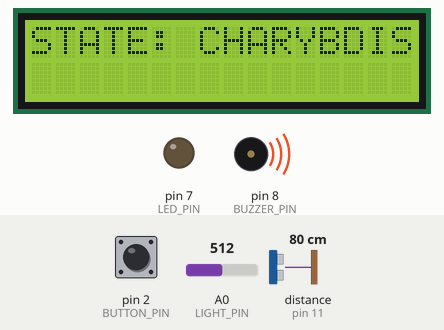
The sketch below on a simulated Arduino Uno, built with avr-gcc and run on an emulated ATmega328P. On the bench: 16×2 character LCD, output pins drawn as LEDs (lit = HIGH), buzzer (waves = sounding). Wiring (inferred from the names in the program): ultrasonic range finder: trigger pin 12; echo pin 11. The test bench sets the inputs (shaded band); at power-on: pin 2 (BUTTON_PIN) HIGH, distance to the obstacle (sensor on pin 11) 80 cm, A0 (LIGHT_PIN) = 512. The echo pulse lasts 58.3 µs per cm; pins used as bus, display or sensor lines are not drawn; what the sketch prints to the serial monitor is not drawn.

Above: at 1.2 s.
1.3 s: pin 2 (BUTTON_PIN) pulled LOW for 0.15 s
At 1.41 s:
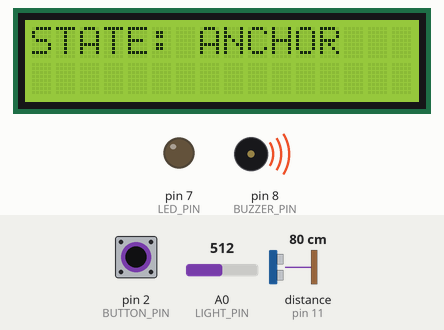
At 2.6 s:
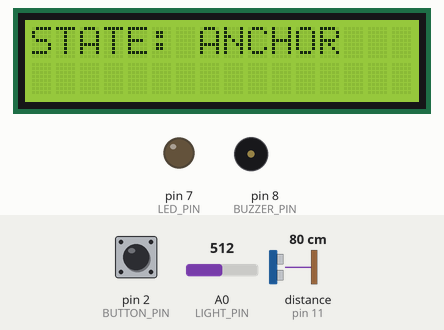
2.9 s: pin 2 (BUTTON_PIN) pulled LOW for 1 s
At 2.99 s:
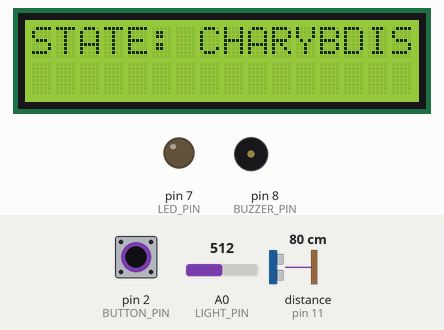
6.9 s: distance to the obstacle (sensor on pin 11) set to 97 cm
9.4 s: distance to the obstacle (sensor on pin 11) set to 106 cm
Timing chart, 0 to 11.9 s (numbered marks = the images above; inputs shaded):
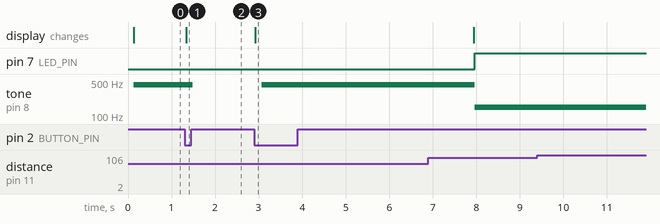

The sketch:

2026AJPS1423HSunitiGarg.ino
```cpp
#include <Wire.h>
#include <Adafruit_LiquidCrystal.h>

// 1. Initialize the display engine mapping strictly at address 32 (0x20)
Adafruit_LiquidCrystal lcd(32);

// 2. Hardware Pin Layout Channel Specifications
const int TRIG_PIN   = 12;
const int ECHO_PIN   = 11;
const int LIGHT_PIN  = A0;
const int BUTTON_PIN = 2;
const int BUZZER_PIN = 8;
const int LED_PIN    = 7;

// 3. Finite State Machine Enumeration Bounds
enum State { OPEN_SEA, ANCHOR_DROPPED, STORM, CHARYBDIS, WRECKED };
State currentState = OPEN_SEA;
State savedState   = OPEN_SEA;

// 4. Global Time Registers & Debounce Flags
unsigned long stateStartTime = 0;
int lastButtonState = 1;
unsigned long lastBlinkTime = 0;
bool ledState = false;

// Forward declaration of visual output routing block
void updateDisplay();

void setup() {
  pinMode(TRIG_PIN, OUTPUT);
  pinMode(ECHO_PIN, INPUT);
  pinMode(BUTTON_PIN, INPUT_PULLUP); // Safe internal pullup anchor switch

  pinMode(BUZZER_PIN, OUTPUT);
  pinMode(LED_PIN, OUTPUT);

  // Clean initialization parameters for standard 16x2 visual dimensions
  lcd.begin(16, 2);
  lcd.setBacklight(1);

  Serial.begin(9600);
  Serial.println("--- SYSTEM ONLINE ---");

  updateDisplay();
}

long getDistance() {
  digitalWrite(TRIG_PIN, LOW);
  delayMicroseconds(2);
  digitalWrite(TRIG_PIN, HIGH);
  delayMicroseconds(10);
  digitalWrite(TRIG_PIN, LOW);

  long duration = pulseIn(ECHO_PIN, HIGH, 30000);
  if (duration == 0) return 400; // Returns out-of-bounds safety variable if unplugged
  return duration * 0.034 / 2;
}

void loop() {
  // A. Sample Live Environment Metrics
  long distance = getDistance();
  int lightValue = analogRead(LIGHT_PIN);
  int currentButtonState = digitalRead(BUTTON_PIN);

  // B. Parse Live Threshold Boolean Flags
  bool stormActive = (lightValue < 512);     // Light drops below half intensity bounds
  bool charybdisActive = (distance < 100);   // Threat wall within 100cm baseline

  // C. Input Edge-Trigger Button Evaluation
  if (currentButtonState == 0 && lastButtonState == 1) {
    if (currentState != WRECKED) {
      if (currentState == ANCHOR_DROPPED) {
        currentState = savedState;
        if (currentState == STORM || currentState == CHARYBDIS) {
          stateStartTime = millis(); // Reset 5s countdown clock upon entering danger
        }
      } else {
        savedState = currentState;
        currentState = ANCHOR_DROPPED;
      }
      updateDisplay();
    }
    delay(150); // Software debouncing stabilizer
  }
  lastButtonState = currentButtonState;

  // D. State Machine Switch Transitions & Priority Actions
  switch (currentState) {

    case OPEN_SEA:
      digitalWrite(LED_PIN, LOW);
      noTone(BUZZER_PIN);

      // PROMPT PRIORITY LOCK: First matching branch triggers, locking focus!
      if (stormActive) {
        currentState = STORM;
        stateStartTime = millis();
        updateDisplay();
      } else if (charybdisActive) {
        currentState = CHARYBDIS;
        stateStartTime = millis();
        updateDisplay();
      }
      break;

    case STORM:
      noTone(BUZZER_PIN); // Whirlpool alarm is muted due to original priority lock!

      // Asynchronous LED blinking sequence
      if (millis() - lastBlinkTime >= 250) {
        lastBlinkTime = millis();
        ledState = !ledState;
        digitalWrite(LED_PIN, ledState);
      }

      if (!stormActive) {
        currentState = OPEN_SEA;
        updateDisplay();
      } else if (millis() - stateStartTime >= 5000) {
        currentState = WRECKED;
        updateDisplay();
      }
      break;

    case CHARYBDIS:
      digitalWrite(LED_PIN, LOW); // Storm alert is muted due to original priority lock!
      tone(BUZZER_PIN, 440);      // Continuously sound whistle tone alert

      if (!charybdisActive) {
        currentState = OPEN_SEA;
        updateDisplay();
      } else if (millis() - stateStartTime >= 5000) {
        currentState = WRECKED;
        updateDisplay();
      }
      break;

    case ANCHOR_DROPPED:
      digitalWrite(LED_PIN, LOW);
      noTone(BUZZER_PIN);
      break;

    case WRECKED:
      digitalWrite(LED_PIN, HIGH);
      tone(BUZZER_PIN, 150); // Deep continuous hum drone layout
      break;
  }

  delay(20);
}

void updateDisplay() {
  lcd.clear();
  lcd.setCursor(0, 0);
  switch (currentState) {
    case OPEN_SEA:       lcd.print("STATE: OPEN SEA");   Serial.println("STATE: OPEN SEA");   break;
    case ANCHOR_DROPPED: lcd.print("STATE: ANCHOR");     Serial.println("STATE: ANCHOR");     break;
    case STORM:          lcd.print("STATE: STORM!");    Serial.println("STATE: STORM!");    break;
    case CHARYBDIS:      lcd.print("STATE: CHARYBDIS");  Serial.println("STATE: CHARYBDIS");  break;
    case WRECKED:        lcd.print("STATE: WRECKED");    Serial.println("STATE: WRECKED");    break;
  }
}
```

Measured:
- after the input at 1.3 s, tone on pin 8 (BUZZER_PIN): 440 Hz → silent after 0.19 s; the display: changes at once (image 1)
- after the input at 2.9 s, tone on pin 8 (BUZZER_PIN): silent → 440 Hz after 0.17 s; the display: changes at once (image 3)
- after the input at 9.4 s, every drawn part: stays the same
